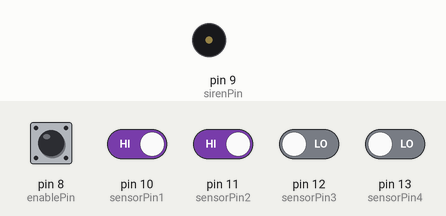
Simulated run of this sketch. Board: Arduino Uno, built with avr-gcc and run on an emulated ATmega328P. On the bench: buzzer (waves = sounding, pin HIGH). Inputs (shaded band) come from the test bench; at power-on: pin 10 (sensorPin1), pin 11 (sensorPin2) HIGH, pin 8 (enablePin), pin 12 (sensorPin3), pin 13 (sensorPin4) LOW. What the sketch prints to the serial monitor is not drawn.

Above: at 1.2 s.
1.3 s: pin 8 (enablePin) driven HIGH
At 2.3 s:
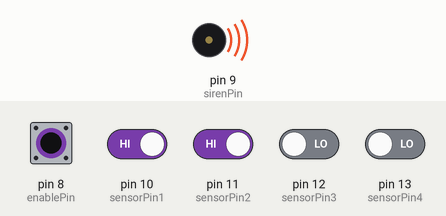
2.8 s: pin 8 (enablePin) driven LOW
At 3.4 s:
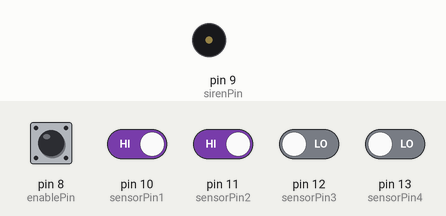
4.3 s: pin 8 (enablePin) driven HIGH and pin 10 (sensorPin1) driven LOW
At 4.6 s:
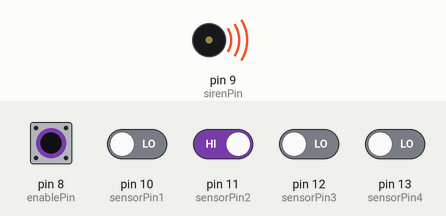
7.3 s: pin 8 (enablePin) pulsed LOW 2 times (0.12 s each, 0.3 s apart)
At 7.51 s:
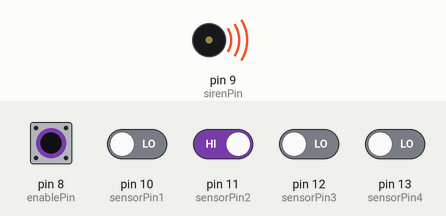
Timing chart, 0 to 10.3 s (numbered marks = the images above; inputs shaded):
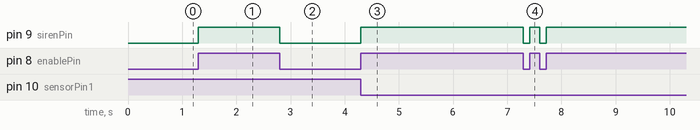

Measured:
- after the input at 1.3 s, pin 9 (sirenPin): LOW → HIGH at once
- after the input at 2.8 s, pin 9 (sirenPin): HIGH → LOW at once
- after the input at 4.3 s, pin 9 (sirenPin): LOW → HIGH at once
- after the input at 7.3 s, pin 9 (sirenPin): alternates HIGH for 0.18 s and LOW for 0.12 s, 4 changes in all, then stays HIGH, starting at once

The sketch:

ArduinoBurglarAlarm.ino
```cpp
// (licence header left out)
const int enablePin = 8;
const int sirenPin = 9;
const int sensorPin1 = 10;
const int sensorPin2 = 11;
const int sensorPin3 = 12;
const int sensorPin4 = 13;

void setup()
{
  // Turn siren off when booting
  pinMode(sirenPin, OUTPUT);
  digitalWrite(sirenPin, LOW);

  // Other pins should be input pins
  pinMode(sensorPin1, INPUT_PULLUP); // Pullup for switch type sensors (no need for external resistors)
  pinMode(sensorPin2, INPUT_PULLUP);
  pinMode(sensorPin3, INPUT);
  pinMode(sensorPin4, INPUT);

  Serial.begin ( 115200 );
}

int enabled = 0;
void loop()
{
  enabled = digitalRead(enablePin);
  if(enabled == HIGH)
  {
    if(digitalRead(sensorPin1) == HIGH || digitalRead(sensorPin2) == HIGH)
    {
      Serial.println("Alarm 1");
      digitalWrite(sirenPin, HIGH);
    }
    if(digitalRead(sensorPin3) == HIGH || digitalRead(sensorPin4) == HIGH)
    {
      Serial.println("Alarm 2");
      digitalWrite(sirenPin, HIGH);
    }
  }
  else
  {
    digitalWrite(sirenPin, LOW);
  }
}
```
